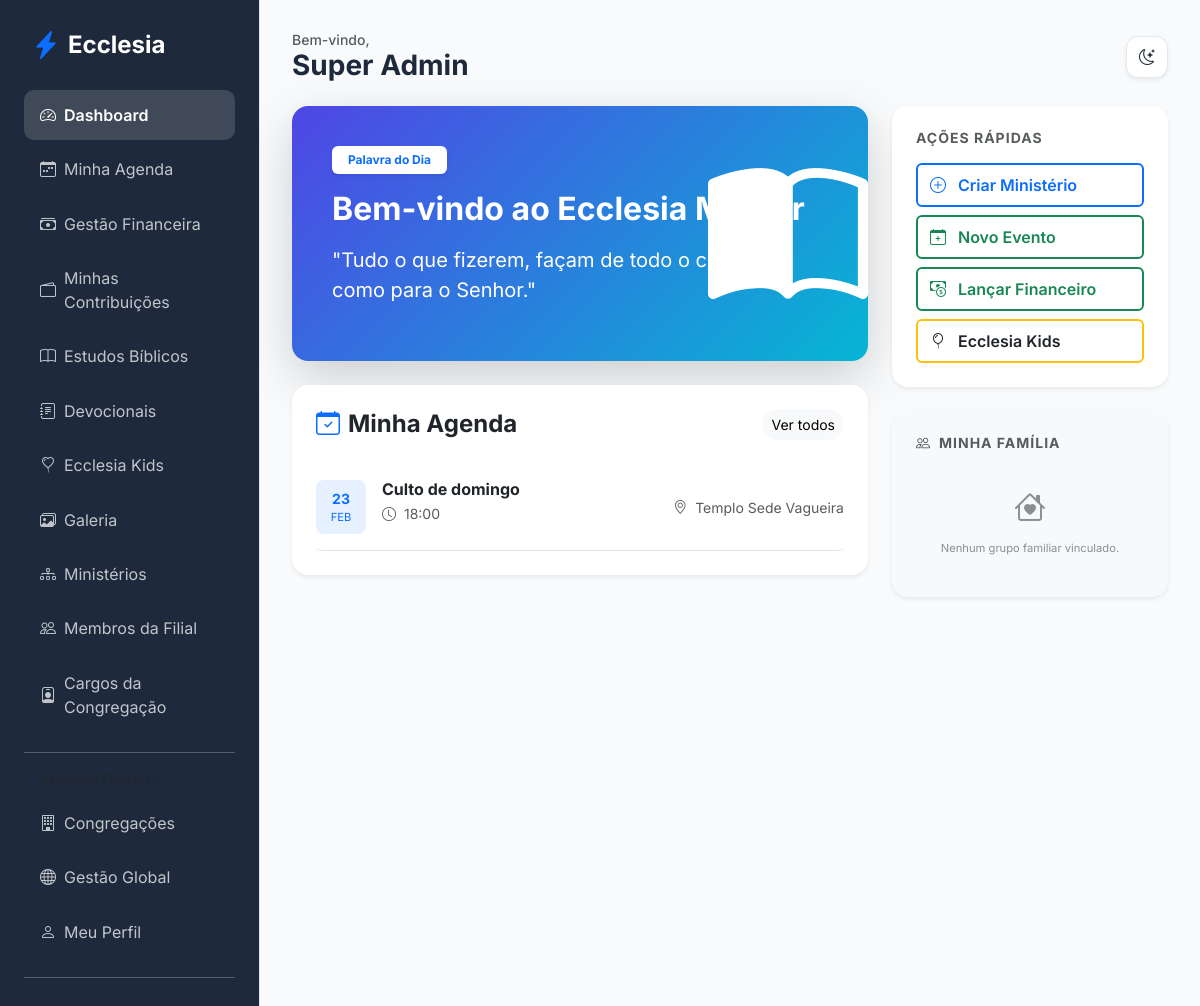
The app's page /members/dashboard (signed in), older data.
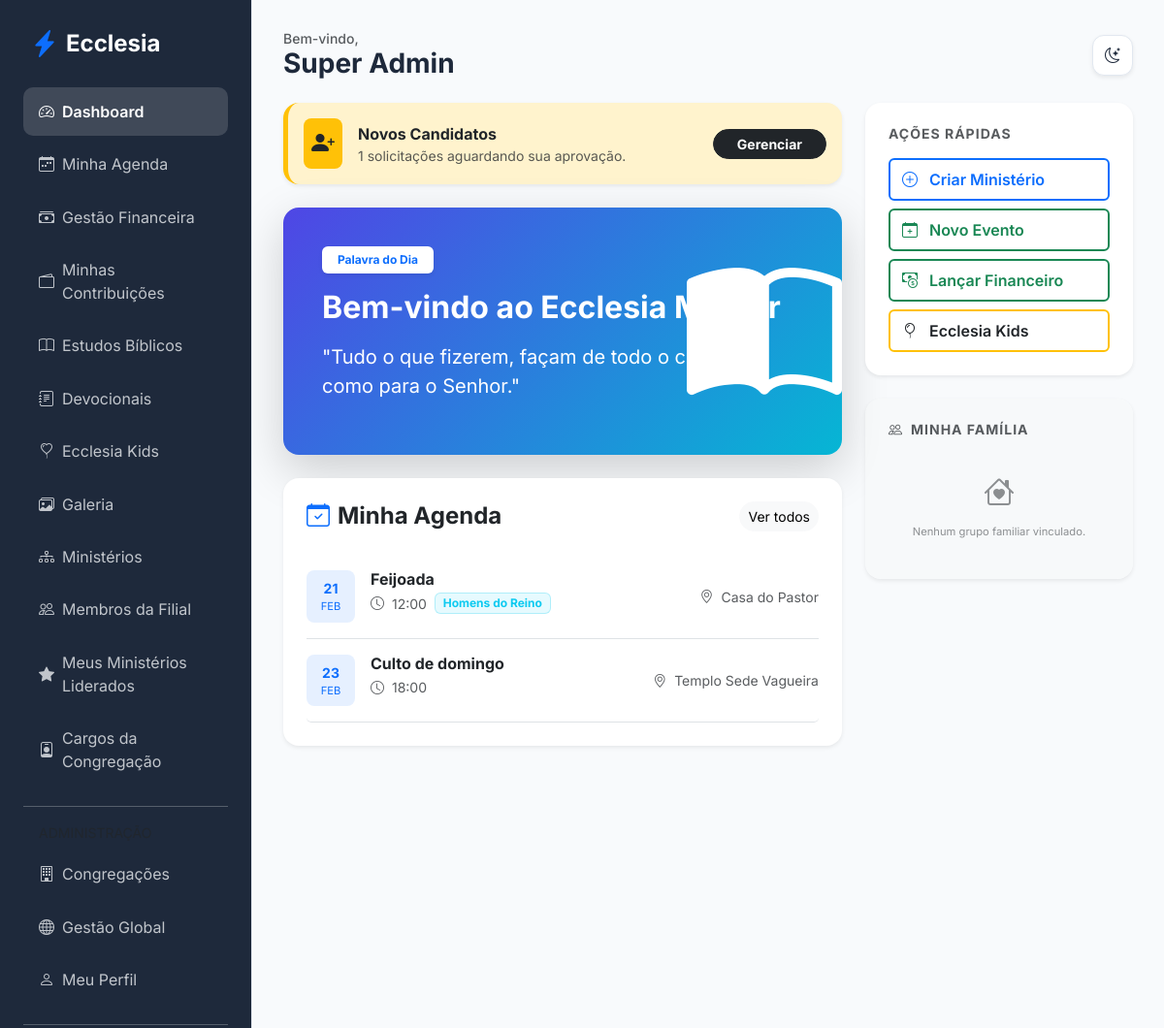
The same page, newer data.
### app/core/models.py (models this page shows)
class Event(db.Model):
    id = db.Column(db.Integer, primary_key=True)
    title = db.Column(db.String(100), nullable=False)
    description = db.Column(db.Text)
    start_time = db.Column(db.DateTime, nullable=False)
    location = db.Column(db.String(200))
    ministry_id = db.Column(db.Integer, db.ForeignKey('ministry.id'), nullable=True)
    church_id = db.Column(db.Integer, db.ForeignKey('church.id'))
    recurrence = db.Column(db.String(20), default='none')

class Ministry(db.Model):
    id = db.Column(db.Integer, primary_key=True)
    name = db.Column(db.String(100), nullable=False)
    description = db.Column(db.Text)
    church_id = db.Column(db.Integer, db.ForeignKey('church.id'))
    leader_id = db.Column(db.Integer, db.ForeignKey('user.id'), nullable=True)
    events = db.relationship('Event', backref='ministry', lazy=True)
    leader = db.relationship('User', foreign_keys=[leader_id])
    transactions = db.relationship('MinistryTransaction', backref='ministry', lazy=True)

### app/modules/members/routes.py (the view, shortened to what this page needs)
@members_bp.route('/dashboard')
@login_required
def dashboard():
    latest_devotional = Devotional.query.order_by(Devotional.date.desc()).first()
    recent_studies = Study.query.order_by(Study.created_at.desc()).limit(3).all()
    ministry_ids = [m.id for m in current_user.ministries]
    personal_agenda = Event.query.filter(
        (Event.church_id == current_user.church_id) &
        ((Event.ministry_id == None) | (Event.ministry_id.in_(ministry_ids))) &
        (Event.start_time >= datetime.now())
    ).order_by(Event.start_time.asc()).limit(5).all()
    is_global_admin = current_user.church_role and current_user.church_role.name == 'Administrador Global'
    is_pastor = current_user.church_role and current_user.church_role.name == 'Pastor Líder'
    led_ministries_list = [m for m in current_user.ministries if m.leader_id == current_user.id]
    is_ministry_leader = len(led_ministries_list) > 0
    is_authorized_for_alerts = is_global_admin or is_pastor or is_ministry_leader
    pending_members = []
    if current_user.can_approve_members or is_global_admin or is_pastor:
        if is_global_admin:
            pending_members = User.query.filter_by(status='pending').all()
        else:
            from sqlalchemy import or_
            pending_members = User.query.filter(
                (User.status == 'pending') &
                (or_(User.church_id == current_user.church_id, User.church_id == None))
            ).all()
    birthday_alerts = []
    if is_authorized_for_alerts:
        today = datetime.now().date()
        future_limit = today + timedelta(days=10)
        if is_global_admin or is_pastor:
            target_ministries = Ministry.query.filter_by(church_id=current_user.church_id).all()
        else:
            target_ministries = led_ministries_list
        if target_ministries:
            seen_members = set()
            for ministry in target_ministries:
                for member in ministry.members:
                    if member.birth_date and member.id not in seen_members:
                        try:
                            bday_this_year = member.birth_date.replace(year=today.year)
                        except ValueError:
                            bday_this_year = member.birth_date.replace(year=today.year, day=28)
                        if bday_this_year < today:
                            try:
                                bday_this_year = bday_this_year.replace(year=today.year + 1)
                            except ValueError:
                                bday_this_year = bday_this_year.replace(year=today.year + 1, day=28)
            birthday_alerts.sort(key=lambda x: x['days_until'])
    return render_template('members/dashboard.html',
                           devotional=latest_devotional,
                           studies=recent_studies,
                           agenda=personal_agenda,
                           pending_members=pending_members,
                           birthday_alerts=birthday_alerts,
                           datetime=datetime)

### app/templates/members/dashboard.html (shortened to what the changed rows need)
{% extends "base.html" %}
{% block content %}
<div class="row g-4">
    <div class="col-lg-8">
        {% if pending_members %}
        <div class="alert alert-warning border-0 shadow-sm d-flex justify-content-between align-items-center mb-4 rounded-4 p-3" style="border-left: 5px solid #ffc107 !important;">
            <div class="d-flex align-items-center">
                <div class="bg-warning bg-opacity-20 p-2 rounded-3 me-3">
                    <i class="bi bi-person-plus-fill text-dark fs-4"></i>
                </div>
                <div>
                    <strong class="text-dark">Novos Candidatos</strong>
                    <div class="small text-dark opacity-75">{{ pending_members|length }} solicitações aguardando sua aprovação.</div>
                </div>
            </div>
            <button class="btn btn-dark btn-sm fw-bold rounded-pill px-4" data-bs-toggle="modal" data-bs-target="#pendingModal">Gerenciar</button>
        </div>
        {% endif %}
        <div class="card devotional-card border-0 p-4 mb-4 shadow-lg overflow-hidden position-relative">
            <div class="card-body position-relative z-1">
                {% if devotional %}
                    <h2 class="fw-bold mb-3 text-white">{{ devotional.title }}</h2>
                    <div class="fs-5 text-white opacity-95 mb-3">{{ devotional.content | safe }}</div>
                    {% if devotional.verse %}
                    <div class="p-3 bg-white bg-opacity-10 rounded-3 border border-white border-opacity-10">
                        <p class="fst-italic mb-0 text-white">"{{ devotional.verse }}"</p>
                    </div>
                    {% endif %}
                    {% if devotional.date != datetime.utcnow().date() %}
                    <div class="mt-3 small text-white opacity-75">
                        <i class="bi bi-info-circle me-1"></i> Devocional de {{ devotional.date.strftime('%d/%m') }}
                    </div>
                    {% endif %}
                {% else %}
                    <h2 class="fw-bold mb-3 text-white">Bem-vindo ao Ecclesia Master</h2>
                {% endif %}
            </div>
        </div>
        <div class="card border-0 shadow-sm p-4 rounded-4">
            <div class="list-group list-group-flush">
                {% for event in agenda %}
                <div class="list-group-item px-0 py-3 border-0 border-bottom">
                    <div class="d-flex justify-content-between align-items-center">
                        <div class="d-flex align-items-start">
                            <div class="bg-primary bg-opacity-10 text-primary p-2 rounded-3 me-3 text-center" style="min-width: 50px;">
                                <div class="fw-bold small">{{ event.start_time.strftime('%d') }}</div>
                                <div class="extra-small text-uppercase">{{ event.start_time.strftime('%b') }}</div>
                            </div>
                            <div>
                                <h6 class="fw-bold mb-1">{{ event.title }}</h6>
                                <div class="d-flex gap-2 align-items-center">
                                    <small class="text-muted"><i class="bi bi-clock me-1"></i> {{ event.start_time.strftime('%H:%M') }}</small>
                                    {% if event.ministry %}
                                    <span class="badge bg-info bg-opacity-10 text-info border border-info border-opacity-25">{{ event.ministry.name }}</span>
                                    {% endif %}
                                </div>
                            </div>
                        </div>
                        <div class="text-end d-none d-sm-block">
                            <small class="text-muted"><i class="bi bi-geo-alt me-1"></i> {{ event.location }}</small>
                        </div>
                    </div>
                </div>
                {% else %}
                <div class="text-center py-4">
                    <i class="bi bi-calendar-x text-muted fs-1 opacity-25"></i>
                    <p class="text-muted mt-2">Nenhum evento agendado para os próximos dias.</p>
                </div>
                {% endfor %}
            </div>
        </div>
    </div>
</div>
{% endblock %}

Row changes from the older to the newer data that the page shows:
added Event: start_time "21", start_time "FEB", title "Feijoada", start_time "12:00", ministry.name "Homens do Reino", location "Casa do Pastor"
Text that changed along with them:
{{ pending_members|length }}: (not shown) → "1"
text now shown: "Meus Ministérios Liderados Novos Candidatos solicitações aguardando sua aprovação. Gerenciar"
